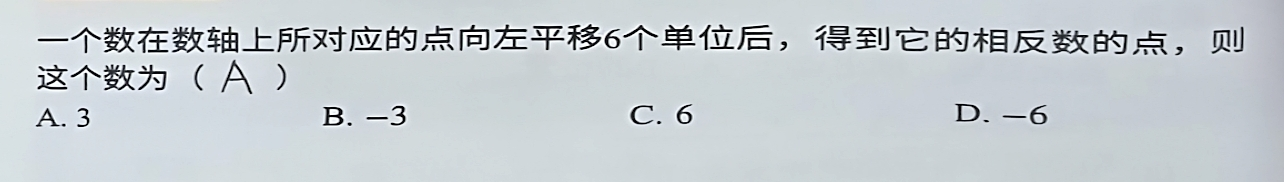
#> input picture main/_traCV/tests/temp_images/1768976166417_5_9668168.1768976166412.jpg, 1284 x 182 px; its folder holds only this picture in this run
$ python -i finetune.py   (imports and definitions only)
#> lines starting #> are read from the running program, lines starting #| are printed output that depends on the picture; after the words box and inside, x2 and y2 are one past the last pixel; in counts of white or black regions, pixels touching at a corner belong together
#> further down, picture is the input picture: shape (182, 1284, 3); mean B, G, R 209.5, 205.2, 198
import json
import cv2
import pdb
import re
import time
from sklearn.cluster import DBSCAN
import numpy as np
import os, sys
import glob


input_json = 'huawei_images_baiduyun_json1/158992_8791240_9954344.json'
output_json = input_json.replace('.json','_ft.json')


# [74 lines left out: functions convert_latex_formulas, is_latex_formula, merge_boxes, not called in this run]


def is_inside(inner, outer):
    return inner[0] >= outer[0] and inner[1] >= outer[1] and inner[2] <= outer[2] and inner[3] <= outer[3]


# [7 lines left out: function intersection_area, not called in this run]

def filter_small_boxes(boxes):
    res_contours = [e for e in boxes if not ((e[2]-e[0])<=40 and (e[3]-e[1])<=40)]
    return res_contours

# [65 lines left out: functions filter_contained_boxes, cluster_and_merge, merge_y_boxes, draw_rects, not called in this run]


def find_contour(image):
    hw_rects = []
    # 1. 预处理
    gray = cv2.cvtColor(image, cv2.COLOR_BGR2GRAY)
    blurred = cv2.GaussianBlur(gray, (5, 5), 0)
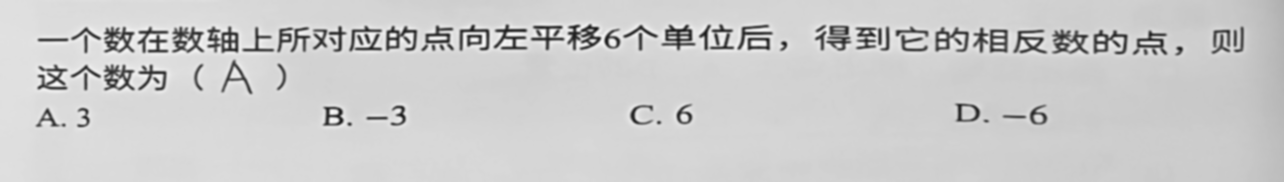
#> blurred: shape (182, 1284); min 26, max 253, mean 203.6

    # 2. 自适应阈值二值化
    thresh = cv2.adaptiveThreshold(
        blurred, 255,
        cv2.ADAPTIVE_THRESH_GAUSSIAN_C,
        cv2.THRESH_BINARY_INV, 11, 2
    )
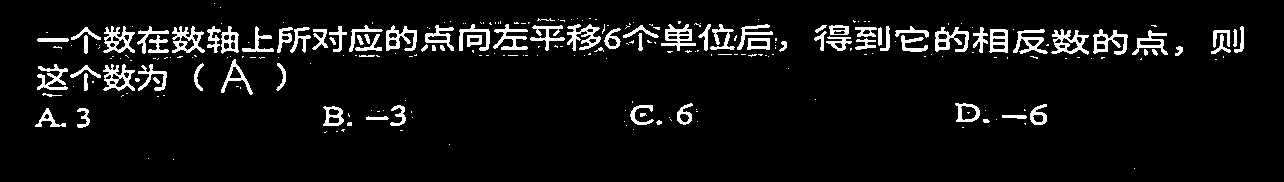
#> thresh: shape (182, 1284); 6.6% white; 268 white regions (180 under 20 px), largest, box (x1, y1, x2, y2) and area: (1051, 29, 1089, 55) 458, (172, 26, 205, 53) 432, (567, 24, 601, 51) 427

    # 3. 形态学闭运算
    kernel = cv2.getStructuringElement(cv2.MORPH_RECT, (3, 3))
    closed = cv2.morphologyEx(thresh, cv2.MORPH_CLOSE, kernel, iterations=2)
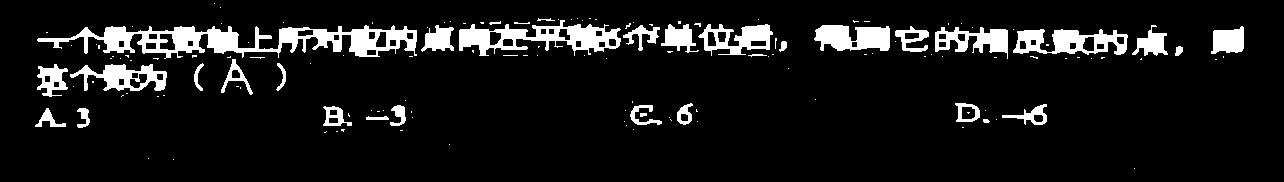
#> closed: shape (182, 1284); 9.3% white; 145 white regions (111 under 20 px)

    # 4. 查找轮廓
    contours, _ = cv2.findContours(closed, cv2.RETR_EXTERNAL, cv2.CHAIN_APPROX_SIMPLE)
#> contours = 144 contours, 116 with area under 20; largest, box (x1, y1, x2, y2) and area: (37, 25, 417, 59) 5418, (459, 20, 621, 56) 2786, (1013, 29, 1128, 55) 1861, (814, 25, 890, 51) 1420, (70, 64, 167, 91) 1378

    # 5. 筛选并绘制边界框
    #min_area = 100
    min_area = 30
    max_aspect_ratio = 25
    for cnt in contours:
        area = cv2.contourArea(cnt)
        x, y, w, h = cv2.boundingRect(cnt)
        aspect_ratio = max(w, h) / min(w, h) if min(w, h) > 0 else 0
        if area > min_area and aspect_ratio < max_aspect_ratio:
            #cv2.rectangle(image, (x, y), (x + w, y + h), (0, 255, 0), 2)
            hw_rects.append([x,y,x+w, y+h])
#> this loop made 144 passes
#> (area, x, y, w, h, aspect_ratio) on passes 19, 29, 30, 31, 32, 33, 34, 35, 36, 49, 50, 52: (47.5, 366, 116, 23, 4, 5.75), (113.5, 77, 108, 13, 20, 1.54), (166.5, 35, 108, 31, 19, 1.63), (314, 323, 106, 29, 20, 1.45), (171.5, 630, 105, 32, 20, 1.6), (156, 390, 105, 16, 21, 1.31), (333.5, 1002, 104, 45, 21, 2.14), (343, 955, 103, 25, 19, 1.32), (205, 677, 103, 16, 22, 1.38), (1378, 70, 64, 97, 27, 3.59), (539, 37, 64, 31, 33, 1.06), (77, 276, 63, 10, 28, 2.8)
#> after the loop, hw_rects = 28 items, first 6: [366, 116, 389, 120], [77, 108, 90, 128], [35, 108, 66, 127], [323, 106, 352, 126], [630, 105, 662, 125], [390, 105, 406, 126]
    return hw_rects, image

# [10 lines left out: functions open_txt, grab_info_baidu, not called in this run]

def finetune_info(data):
    output = {}
    return output

# [92 lines left out: functions contours_pipeline, contours_pipeline1, contours_pipeline2, test_folder, rect2poly, not called in this run]

#data = open_txt(input_json)
#pdb.set_trace()
#grab_info(data)
# [10 lines not run here, left out]

>>> import cv2
>>> picture = cv2.imread('../_traCV/tests/temp_images/1768976166417_5_9668168.1768976166412.jpg')
>>> result = find_contour(picture)

$ run again, on main/_traCV/tests/temp_images/1770016407444_78_8769308.1770016407436.jpg
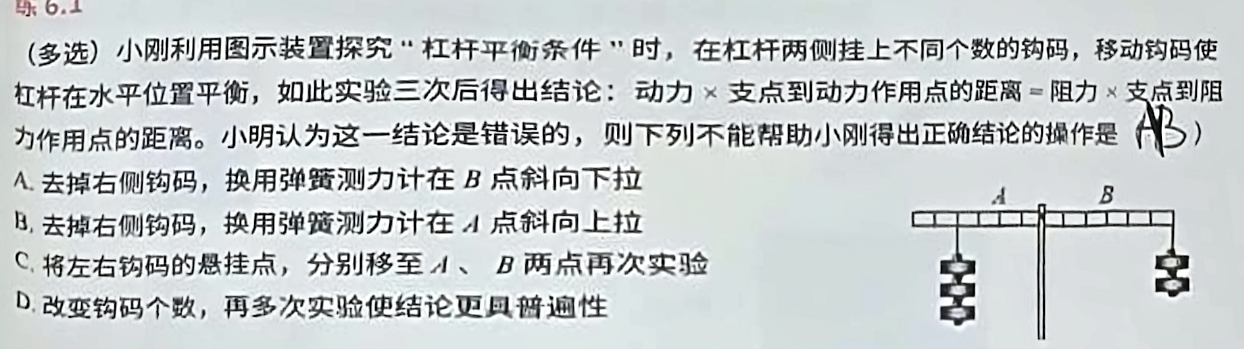
#> input picture main/_traCV/tests/temp_images/1770016407444_78_8769308.1770016407436.jpg, 1244 x 349 px
#> picture is the input picture: shape (349, 1244, 3); mean B, G, R 205.7, 204.5, 199.3
#> in find_contour, `thresh = cv2.adaptiveThreshold( blurred, 255, cv2.ADAPTIVE_THRESH_GAUS..`:
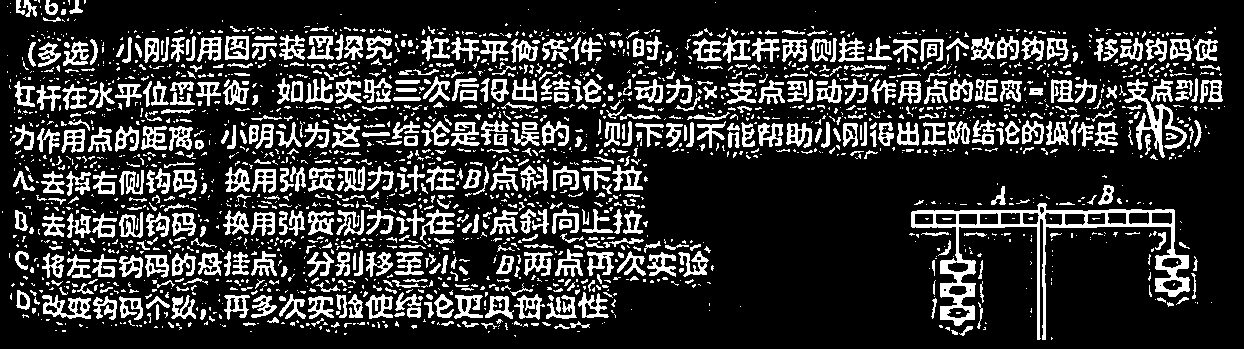
#> thresh: shape (349, 1244); 20% white; 2178 white regions (1542 under 20 px), largest, box (x1, y1, x2, y2) and area: (911, 203, 1190, 340) 5350, (1124, 79, 1187, 158) 1128, (42, 295, 91, 319) 560
#> in find_contour, `closed = cv2.morphologyEx(thresh, cv2.MORPH_CLOSE, kernel, iterations=2)`:
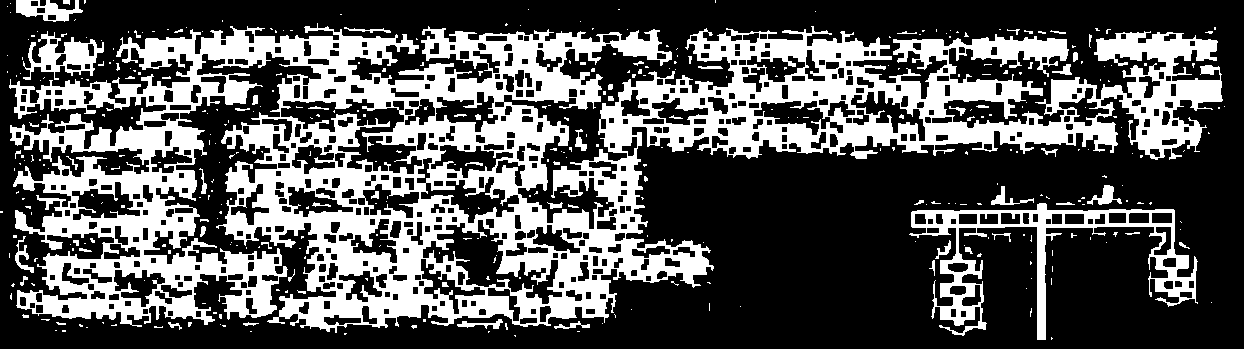
#> closed: shape (349, 1244); 33.6% white; 390 white regions (322 under 20 px)
#> contours = 339 contours, 316 with area under 20; largest, box (x1, y1, x2, y2) and area: (9, 23, 1223, 333) 175444, (909, 203, 1198, 340) 9680, (23, 31, 104, 80) 1708, (16, 0, 83, 22) 792, (1087, 185, 1122, 205) 231
#> the loop in find_contour, `for cnt in contours:` made 339 passes
#> (area, x, y, w, h, aspect_ratio) on passes 20, 23, 24: (25, 168, 322, 14, 8, 1.75), (71, 554, 321, 36, 8, 4.5), (127, 457, 319, 46, 10, 4.6)
#> after the loop in find_contour, `for cnt in contours:`: hw_rects = 20 items, first 6: [554, 321, 590, 329], [457, 319, 503, 329], [935, 240, 951, 259], [15, 236, 34, 273], [200, 226, 206, 237], [909, 203, 1198, 340]

$ run again, on main/_traCV/tests/temp_images/1770276756673_54_1604961.1770276756667.jpg
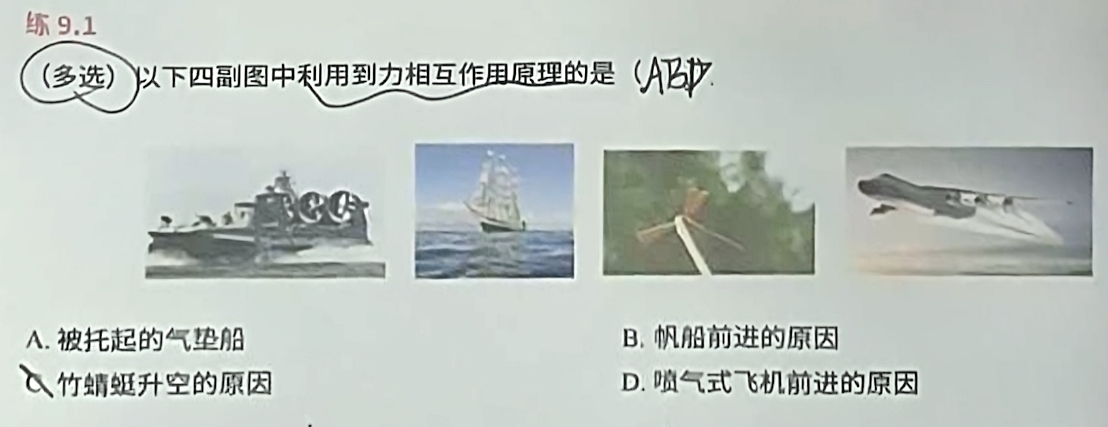
#> input picture main/_traCV/tests/temp_images/1770276756673_54_1604961.1770276756667.jpg, 1108 x 427 px
#> picture is the input picture: shape (427, 1108, 3); mean B, G, R 191.3, 196.8, 188.8
#> in find_contour, `thresh = cv2.adaptiveThreshold( blurred, 255, cv2.ADAPTIVE_THRESH_GAUS..`:
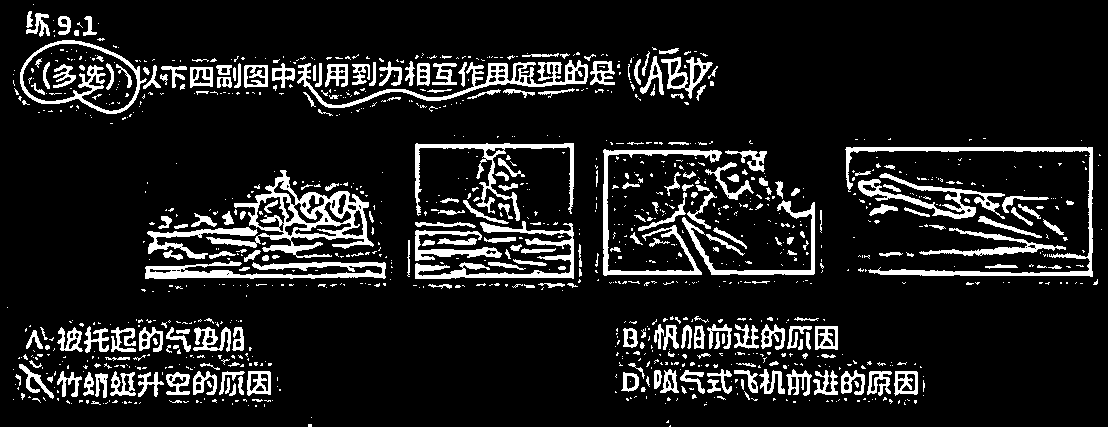
#> thresh: shape (427, 1108); 11.5% white; 1116 white regions (865 under 20 px), largest, box (x1, y1, x2, y2) and area: (206, 170, 374, 258) 3925, (845, 147, 1093, 277) 2798, (297, 60, 588, 108) 2353
#> in find_contour, `closed = cv2.morphologyEx(thresh, cv2.MORPH_CLOSE, kernel, iterations=2)`:
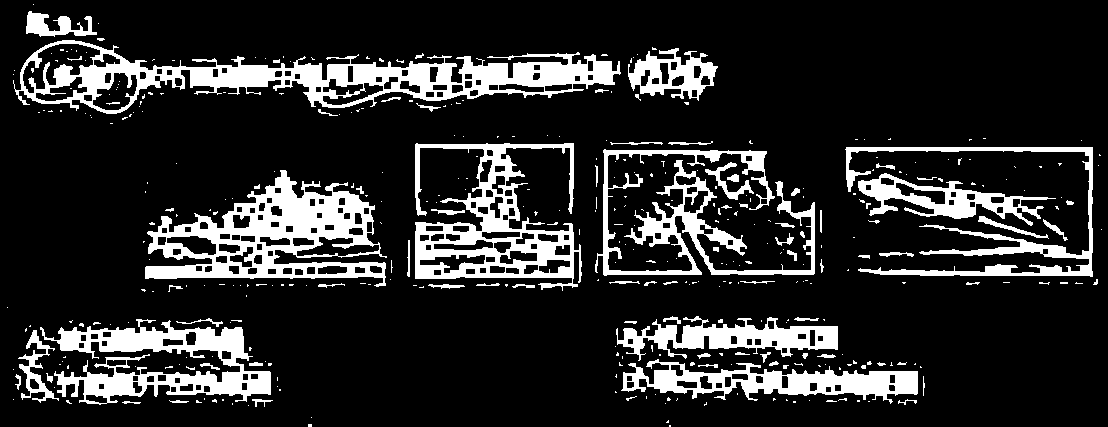
#> closed: shape (427, 1108); 16.3% white; 388 white regions (308 under 20 px)
#> contours = 371 contours, 326 with area under 20; largest, box (x1, y1, x2, y2) and area: (13, 40, 621, 114) 19246, (145, 170, 387, 287) 15205, (415, 143, 582, 291) 12000, (40, 319, 271, 405) 8568, (595, 149, 815, 276) 6370
#> the loop in find_contour, `for cnt in contours:` made 371 passes
#> (area, x, y, w, h, aspect_ratio) on passes 20, 40, 41: (32, 252, 399, 21, 8, 2.62), (25.5, 15, 374, 6, 16, 2.67), (23.5, 46, 373, 7, 10, 1.43)
#> after the loop in find_contour, `for cnt in contours:`: hw_rects = 32 items, first 6: [252, 399, 273, 407], [200, 363, 220, 370], [621, 359, 918, 404], [18, 330, 59, 403], [40, 319, 271, 405], [176, 318, 223, 327]
